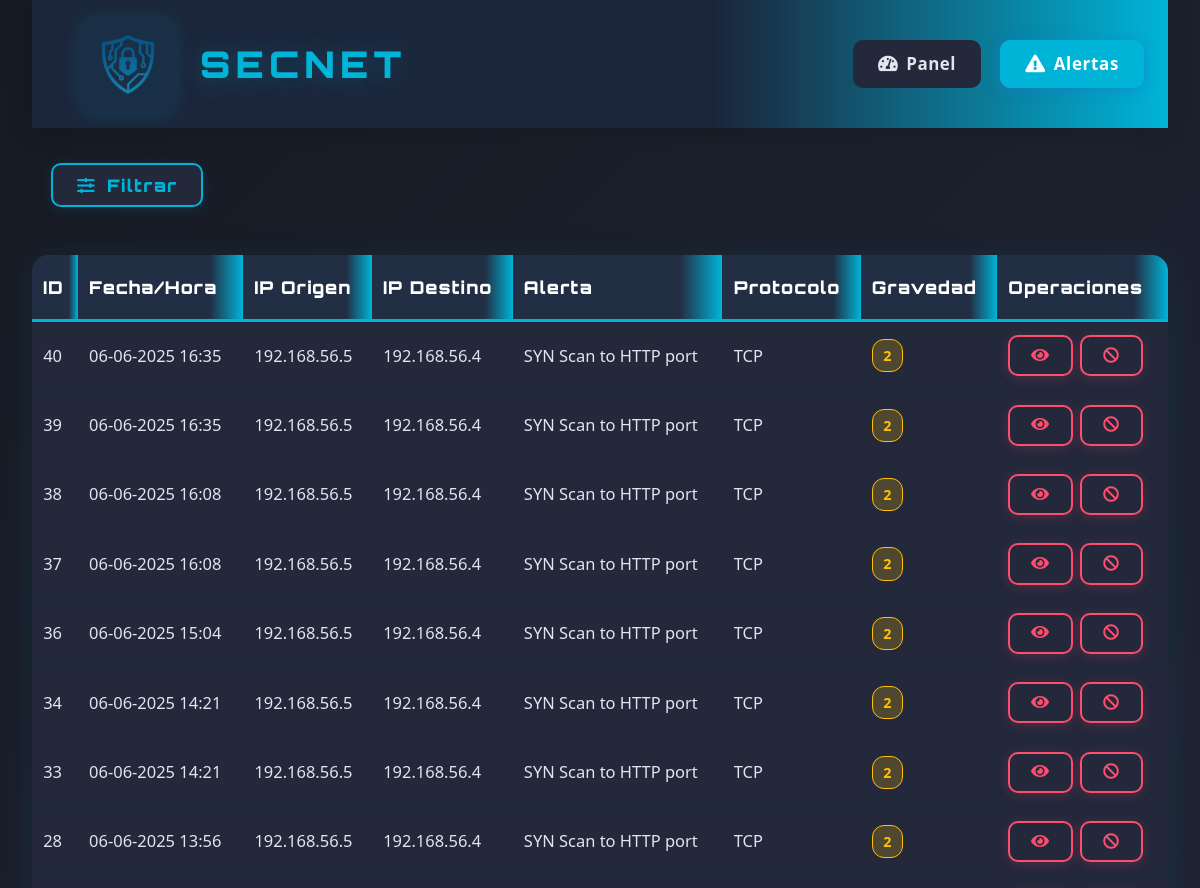
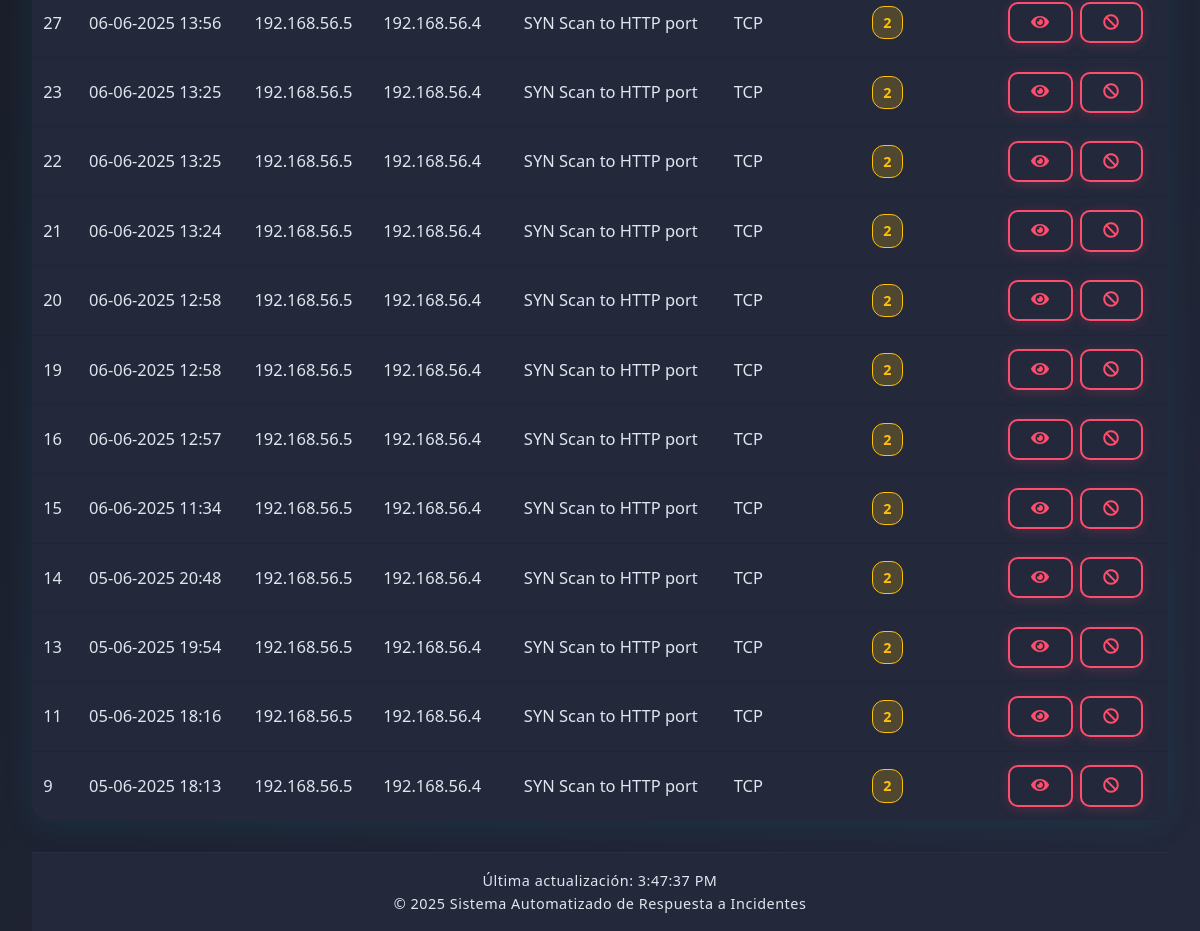
Page /web-interface/alerts.php?severity=2 on the committed database (2 pictures, top to bottom).
### tables this page shows
CREATE TABLE alerts (
        id INTEGER PRIMARY KEY AUTOINCREMENT,
        timestamp TEXT,
        source_ip TEXT,
        source_port TEXT,
        destination_ip TEXT,
        dest_port TEXT,
        alert_message TEXT,
        severity INTEGER,
        protocol TEXT,
        action_taken TEXT,
        raw_data TEXT
    );

### web-interface/alerts.php (the view, shortened to what this page needs)
<!DOCTYPE html>
<html lang="es">
<head>
    <link rel="stylesheet" href="css/style.css">
    <link rel="stylesheet" href="https://cdnjs.cloudflare.com/ajax/libs/font-awesome/5.15.3/css/all.min.css">
</head>
<body>
    <div class="container">
        <header>
            <div class="logo-container">
                <a href="index.php" style="display:flex;align-items:center;text-decoration:none;">
                    <img src="assets/logo.png" alt="Logo">
                    <h1 style="font-family: 'Orbitron', sans-serif;">SecNet</h1>
                </a>
            </div>
            <nav>
                <ul>
                    <li><a href="index.php"><i class="fas fa-tachometer-alt"></i> Panel</a></li>
                    <li><a href="alerts.php" class="active"><i class="fas fa-exclamation-triangle"></i> Alertas</a></li>
                </ul>
            </nav>
        </header>
        <main>
            <section class="alerts-section">
                <button id="toggleFiltersBtn" class="filter-button" type="button" style="margin-bottom:1.2rem;"><i class="fas fa-sliders-h"></i> Filtrar</button>
                <div class="alerts-table">
                    <table class="tech-table">
                        <thead>
                            <tr>
                                <th>ID</th>
                                <th>Fecha/Hora</th>
                                <th>IP Origen</th>
                                <th>IP Destino</th>
                                <th>Alerta</th>
                                <th>Protocolo</th>
                                <th>Gravedad</th>
                                <th>Operaciones</th>
                            </tr>
                        </thead>
                        <tbody id="alertsTableBody">
                            <?php
                            $db = new SQLite3('/var/www/html/database/alerts.db');
                            $db->exec("PRAGMA timezone = 'Europe/Madris'");
                            $offset = isset($_GET['offset']) ? intval($_GET['offset']) : 0;
                            $limit = 30;
                            $query = "SELECT * FROM alerts WHERE 1=1";
                            $countQuery = "SELECT COUNT(*) as total FROM alerts WHERE 1=1";
                            $params = [];
                            if (isset($_GET['severity']) && $_GET['severity'] !== '') {
                                $severity = intval($_GET['severity']);
                                if ($severity === 3) {
                                    $query .= " AND severity >= 3";
                                    $countQuery .= " AND severity >= 3";
                                } else {
                                    $query .= " AND severity = :severity";
                                    $params[':severity'] = $severity;
                                }
                            }
                            $query .= " ORDER BY timestamp DESC LIMIT $limit OFFSET $offset";
                            $stmt = $db->prepare($query);
                            foreach ($params as $key => $value) {
                                $stmt->bindValue($key, $value, SQLITE3_TEXT);
                            }
                            $results = $stmt->execute();
                            while ($row = $results->fetchArray(SQLITE3_ASSOC)) {
                                echo '<tr>';
                                echo '<td>' . $row['id'] . '</td>';
                                $date = new DateTime($row['timestamp'], new DateTimeZone('UTC'));
                                $date->setTimezone(new DateTimeZone('Europe/Madrid'));
                                echo '<td data-timestamp="' . strtotime($row['timestamp']) . '">' . $date->format('d-m-Y H:i') . '</td>';
                                echo '<td>' . htmlspecialchars($row['source_ip']) . '</td>';
                                echo '<td>' . htmlspecialchars($row['destination_ip']) . '</td>';
                                echo '<td>' . htmlspecialchars($row['alert_message']) . '</td>';
                                echo '<td>' . htmlspecialchars($row['protocol']) . '</td>';
                                echo '<td><span class="gravedad-badge gravedad-' . (int)$row['severity'] . '">' . $row['severity'] . '</span></td>';
                                echo '<td>';
                                echo '<button class="action-btn alerta details-button" onclick="viewAlertDetails(' . $row['id'] . ')"><i class="fas fa-eye"></i></button> ';
                                echo '<button class="action-btn alerta block-button" onclick="blockIP(\'' . htmlspecialchars($row['source_ip']) . '\')"><i class="fas fa-ban"></i></button>';
                                echo '</td>';
                                echo '</tr>';
                            }
                            ?>
                        </tbody>
                    </table>
                </div>
            </section>
        </main>
        <footer class="footer-container">
            <p>&copy; <?php echo date('Y'); ?> Sistema Automatizado de Respuesta a Incidentes</p>
        </footer>
    </div>
</body>
</html>

### rows in the picture
alerts: id "40", timestamp "06-06-2025 16:35", source_ip "192.168.56.5", destination_ip "192.168.56.4", alert_message "SYN Scan to HTTP port", protocol "TCP", severity "2"
alerts: id "39", timestamp "06-06-2025 16:35", source_ip "192.168.56.5", destination_ip "192.168.56.4", alert_message "SYN Scan to HTTP port", protocol "TCP", severity "2"
alerts: id "38", timestamp "06-06-2025 16:08", source_ip "192.168.56.5", destination_ip "192.168.56.4", alert_message "SYN Scan to HTTP port", protocol "TCP", severity "2"
alerts: id "37", timestamp "06-06-2025 16:08", source_ip "192.168.56.5", destination_ip "192.168.56.4", alert_message "SYN Scan to HTTP port", protocol "TCP", severity "2"
alerts: id "36", timestamp "06-06-2025 15:04", source_ip "192.168.56.5", destination_ip "192.168.56.4", alert_message "SYN Scan to HTTP port", protocol "TCP", severity "2"
alerts: id "34", timestamp "06-06-2025 14:21", source_ip "192.168.56.5", destination_ip "192.168.56.4", alert_message "SYN Scan to HTTP port", protocol "TCP", severity "2"
alerts: id "33", timestamp "06-06-2025 14:21", source_ip "192.168.56.5", destination_ip "192.168.56.4", alert_message "SYN Scan to HTTP port", protocol "TCP", severity "2"
alerts: id "28", timestamp "06-06-2025 13:56", source_ip "192.168.56.5", destination_ip "192.168.56.4", alert_message "SYN Scan to HTTP port", protocol "TCP", severity "2"
alerts: id "27", timestamp "06-06-2025 13:56", source_ip "192.168.56.5", destination_ip "192.168.56.4", alert_message "SYN Scan to HTTP port", protocol "TCP", severity "2"
alerts: id "23", timestamp "06-06-2025 13:25", source_ip "192.168.56.5", destination_ip "192.168.56.4", alert_message "SYN Scan to HTTP port", protocol "TCP", severity "2"
alerts: id "22", timestamp "06-06-2025 13:25", source_ip "192.168.56.5", destination_ip "192.168.56.4", alert_message "SYN Scan to HTTP port", protocol "TCP", severity "2"
alerts: id "21", timestamp "06-06-2025 13:24", source_ip "192.168.56.5", destination_ip "192.168.56.4", alert_message "SYN Scan to HTTP port", protocol "TCP", severity "2"
alerts: id "20", timestamp "06-06-2025 12:58", source_ip "192.168.56.5", destination_ip "192.168.56.4", alert_message "SYN Scan to HTTP port", protocol "TCP", severity "2"
alerts: id "19", timestamp "06-06-2025 12:58", source_ip "192.168.56.5", destination_ip "192.168.56.4", alert_message "SYN Scan to HTTP port", protocol "TCP", severity "2"
alerts: id "16", timestamp "06-06-2025 12:57", source_ip "192.168.56.5", destination_ip "192.168.56.4", alert_message "SYN Scan to HTTP port", protocol "TCP", severity "2"
alerts: id "15", timestamp "06-06-2025 11:34", source_ip "192.168.56.5", destination_ip "192.168.56.4", alert_message "SYN Scan to HTTP port", protocol "TCP", severity "2"
alerts: id "14", timestamp "05-06-2025 20:48", source_ip "192.168.56.5", destination_ip "192.168.56.4", alert_message "SYN Scan to HTTP port", protocol "TCP", severity "2"
alerts: id "13", timestamp "05-06-2025 19:54", source_ip "192.168.56.5", destination_ip "192.168.56.4", alert_message "SYN Scan to HTTP port", protocol "TCP", severity "2"
alerts: id "11", timestamp "05-06-2025 18:16", source_ip "192.168.56.5", destination_ip "192.168.56.4", alert_message "SYN Scan to HTTP port", protocol "TCP", severity "2"
alerts: id "9", timestamp "05-06-2025 18:13", source_ip "192.168.56.5", destination_ip "192.168.56.4", alert_message "SYN Scan to HTTP port", protocol "TCP", severity "2"
